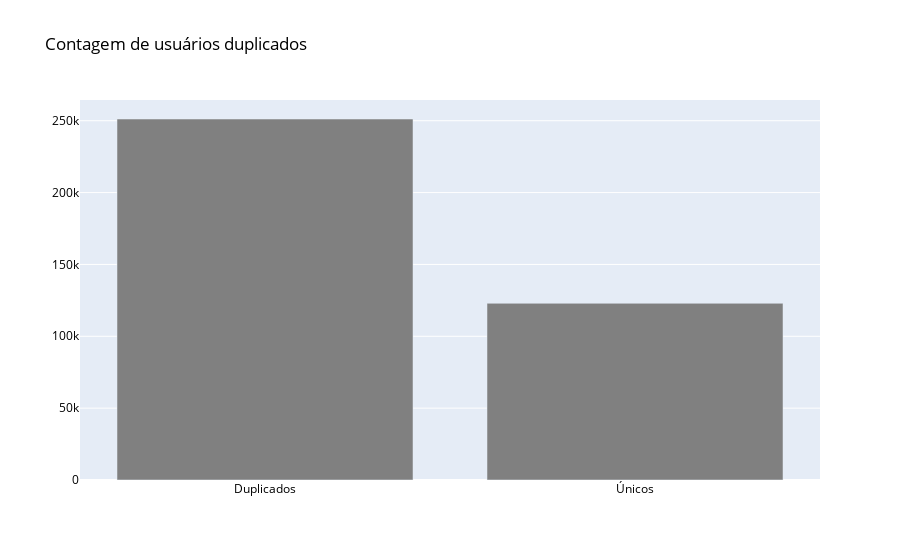

Source (notebook cell):
### Code cell
fig = go.Figure(data=go.Bar(x=['Duplicados', 'Únicos'], y=df_duplicated['Duplicated'].value_counts(), marker={'color': 'gray'}))
fig.update_layout(font=dict(color='black'), title_text='Contagem de usuários duplicados', barmode='group')
fig.show()

### Figure 1 — Plotly figure (JSON) as saved in the notebook; plotly's stock layout.template omitted (floating-point values rounded to 4 significant figures)
{"data": [{"marker": {"color": "gray"}, "type": "bar", "x": ["Duplicados", "Únicos"], "y": [251204, 122966]}], "layout": {"barmode": "group", "font": {"color": "black"}, "title": {"text": "Contagem de usuários duplicados"}}}
